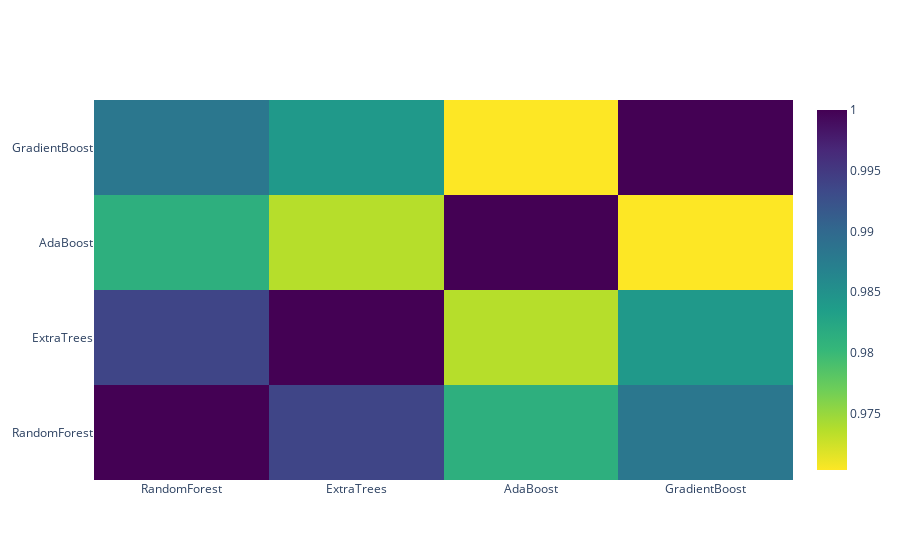

Write notebook code for a chart like this one.
### Code cell
base_predictions_train = pd.DataFrame( {'RandomForest': rf_oof_train.ravel(),
     'ExtraTrees': et_oof_train.ravel(),
     'AdaBoost': ad_oof_train.ravel(),
      'GradientBoost': gb_oof_train.ravel()
    })
base_predictions_train.head()

data = [
    go.Heatmap(
        z= base_predictions_train.astype(float).corr().values ,
        x=base_predictions_train.columns.values,
        y= base_predictions_train.columns.values,
          colorscale='Viridis',
            showscale=True,
            reversescale = True
    )
]
py.iplot(data, filename='labelled-heatmap')

### Figure 1 — Plotly figure (JSON) as saved in the notebook; plotly's stock layout.template omitted (floating-point values rounded to 4 significant figures)
{"data": [{"colorscale": [[0, "#440154"], [0.1111, "#482878"], [0.2222, "#3e4989"], [0.3333, "#31688e"], [0.4444, "#26828e"], [0.5556, "#1f9e89"], [0.6667, "#35b779"], [0.7778, "#6ece58"], [0.8889, "#b5de2b"], [1, "#fde725"]], "reversescale": true, "showscale": true, "type": "heatmap", "x": ["RandomForest", "ExtraTrees", "AdaBoost", "GradientBoost"], "y": ["RandomForest", "ExtraTrees", "AdaBoost", "GradientBoost"], "z": [[1, 0.9938, 0.9813, 0.9882], [0.9938, 1, 0.9736, 0.9841], [0.9813, 0.9736, 1, 0.9703], [0.9882, 0.9841, 0.9703, 1]]}], "layout": {}}
